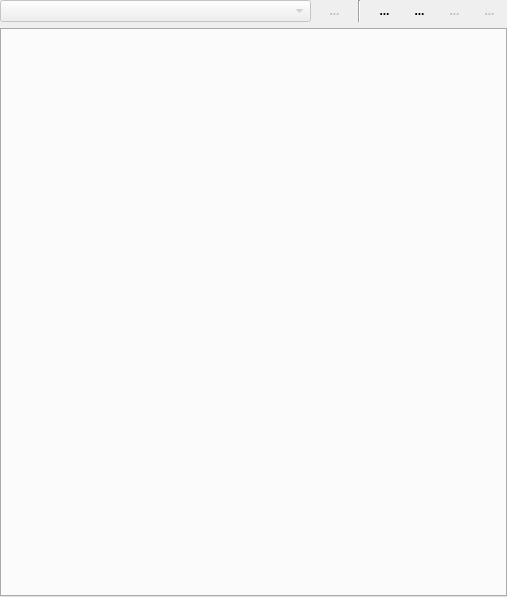
<?xml version="1.0" encoding="UTF-8"?>
<ui version="4.0">
 <class>MissionControlDockWidget</class>
 <widget class="QDockWidget" name="MissionControlDockWidget">
  <property name="geometry">
   <rect>
    <x>0</x>
    <y>0</y>
    <width>507</width>
    <height>597</height>
   </rect>
  </property>
  <property name="font">
   <font>
    <weight>75</weight>
    <bold>true</bold>
   </font>
  </property>
  <property name="windowTitle">
   <string>SMaRC Mission Control</string>
  </property>
  <widget class="QWidget" name="dockWidgetContents">
   <layout class="QVBoxLayout" name="verticalLayout">
    <property name="spacing">
     <number>6</number>
    </property>
    <property name="leftMargin">
     <number>0</number>
    </property>
    <property name="topMargin">
     <number>0</number>
    </property>
    <property name="rightMargin">
     <number>0</number>
    </property>
    <property name="bottomMargin">
     <number>0</number>
    </property>
    <item>
     <widget class="QWidget" name="missionPlanSelector" native="true">
      <layout class="QHBoxLayout" name="horizontalLayout" stretch="1,0,0,0">
       <property name="spacing">
        <number>6</number>
       </property>
       <property name="leftMargin">
        <number>0</number>
       </property>
       <property name="topMargin">
        <number>0</number>
       </property>
       <property name="rightMargin">
        <number>0</number>
       </property>
       <property name="bottomMargin">
        <number>0</number>
       </property>
       <item>
        <widget class="QComboBox" name="missionPlanComboBox">
         <property name="enabled">
          <bool>false</bool>
         </property>
         <property name="toolTip">
          <string>&lt;b&gt;Active Mission Plan&lt;/b&gt;</string>
         </property>
         <property name="currentIndex">
          <number>-1</number>
         </property>
         <property name="placeholderText">
          <string>No mission plan loaded.</string>
         </property>
        </widget>
       </item>
       <item>
        <widget class="QToolButton" name="buttonEditMissionPlan">
         <property name="enabled">
          <bool>false</bool>
         </property>
         <property name="sizePolicy">
          <sizepolicy hsizetype="Fixed" vsizetype="Minimum">
           <horstretch>0</horstretch>
           <verstretch>0</verstretch>
          </sizepolicy>
         </property>
         <property name="minimumSize">
          <size>
           <width>35</width>
           <height>0</height>
          </size>
         </property>
         <property name="maximumSize">
          <size>
           <width>16777215</width>
           <height>16777215</height>
          </size>
         </property>
         <property name="toolTip">
          <string>&lt;b&gt;Edit Mission Plan&lt;/b&gt;</string>
         </property>
         <property name="text">
          <string>...</string>
         </property>
         <property name="iconSize">
          <size>
           <width>24</width>
           <height>24</height>
          </size>
         </property>
         <property name="checkable">
          <bool>true</bool>
         </property>
         <property name="autoRaise">
          <bool>true</bool>
         </property>
        </widget>
       </item>
       <item>
        <widget class="Line" name="line">
         <property name="orientation">
          <enum>Qt::Vertical</enum>
         </property>
        </widget>
       </item>
       <item>
        <widget class="QWidget" name="fileButtons" native="true">
         <layout class="QHBoxLayout" name="fileButtonsHLayout">
          <property name="spacing">
           <number>0</number>
          </property>
          <property name="leftMargin">
           <number>0</number>
          </property>
          <property name="topMargin">
           <number>0</number>
          </property>
          <property name="rightMargin">
           <number>0</number>
          </property>
          <property name="bottomMargin">
           <number>0</number>
          </property>
          <item>
           <widget class="QToolButton" name="buttonNewMissionPlan">
            <property name="sizePolicy">
             <sizepolicy hsizetype="Fixed" vsizetype="Minimum">
              <horstretch>0</horstretch>
              <verstretch>0</verstretch>
             </sizepolicy>
            </property>
            <property name="minimumSize">
             <size>
              <width>35</width>
              <height>0</height>
             </size>
            </property>
            <property name="maximumSize">
             <size>
              <width>16777215</width>
              <height>16777215</height>
             </size>
            </property>
            <property name="toolTip">
             <string>&lt;b&gt;New Mission Plan&lt;/b&gt;</string>
            </property>
            <property name="text">
             <string>...</string>
            </property>
            <property name="iconSize">
             <size>
              <width>24</width>
              <height>24</height>
             </size>
            </property>
            <property name="autoRaise">
             <bool>true</bool>
            </property>
           </widget>
          </item>
          <item>
           <widget class="QToolButton" name="buttonOpenMissionPlan">
            <property name="sizePolicy">
             <sizepolicy hsizetype="Fixed" vsizetype="Minimum">
              <horstretch>0</horstretch>
              <verstretch>0</verstretch>
             </sizepolicy>
            </property>
            <property name="minimumSize">
             <size>
              <width>35</width>
              <height>0</height>
             </size>
            </property>
            <property name="maximumSize">
             <size>
              <width>16777215</width>
              <height>16777215</height>
             </size>
            </property>
            <property name="toolTip">
             <string>&lt;b&gt;Open Mission Plan&lt;/b&gt;</string>
            </property>
            <property name="text">
             <string>...</string>
            </property>
            <property name="iconSize">
             <size>
              <width>24</width>
              <height>24</height>
             </size>
            </property>
            <property name="autoRaise">
             <bool>true</bool>
            </property>
           </widget>
          </item>
          <item>
           <widget class="QToolButton" name="buttonSaveMissionPlan">
            <property name="enabled">
             <bool>false</bool>
            </property>
            <property name="sizePolicy">
             <sizepolicy hsizetype="Fixed" vsizetype="Minimum">
              <horstretch>0</horstretch>
              <verstretch>0</verstretch>
             </sizepolicy>
            </property>
            <property name="minimumSize">
             <size>
              <width>35</width>
              <height>0</height>
             </size>
            </property>
            <property name="toolTip">
             <string>&lt;b&gt;Save Mission Plan&lt;/b&gt;</string>
            </property>
            <property name="text">
             <string>...</string>
            </property>
            <property name="iconSize">
             <size>
              <width>24</width>
              <height>24</height>
             </size>
            </property>
            <property name="autoRaise">
             <bool>true</bool>
            </property>
           </widget>
          </item>
          <item>
           <widget class="QToolButton" name="buttonSaveMissionPlanAs">
            <property name="enabled">
             <bool>false</bool>
            </property>
            <property name="sizePolicy">
             <sizepolicy hsizetype="Fixed" vsizetype="Minimum">
              <horstretch>0</horstretch>
              <verstretch>0</verstretch>
             </sizepolicy>
            </property>
            <property name="minimumSize">
             <size>
              <width>35</width>
              <height>0</height>
             </size>
            </property>
            <property name="toolTip">
             <string>&lt;b&gt;Save Mission Plan As...&lt;/b&gt;</string>
            </property>
            <property name="text">
             <string>...</string>
            </property>
            <property name="iconSize">
             <size>
              <width>24</width>
              <height>24</height>
             </size>
            </property>
            <property name="autoRaise">
             <bool>true</bool>
            </property>
           </widget>
          </item>
         </layout>
        </widget>
       </item>
      </layout>
     </widget>
    </item>
    <item>
     <widget class="QTabWidget" name="tabWidget"/>
    </item>
   </layout>
  </widget>
 </widget>
 <resources/>
 <connections/>
</ui>
